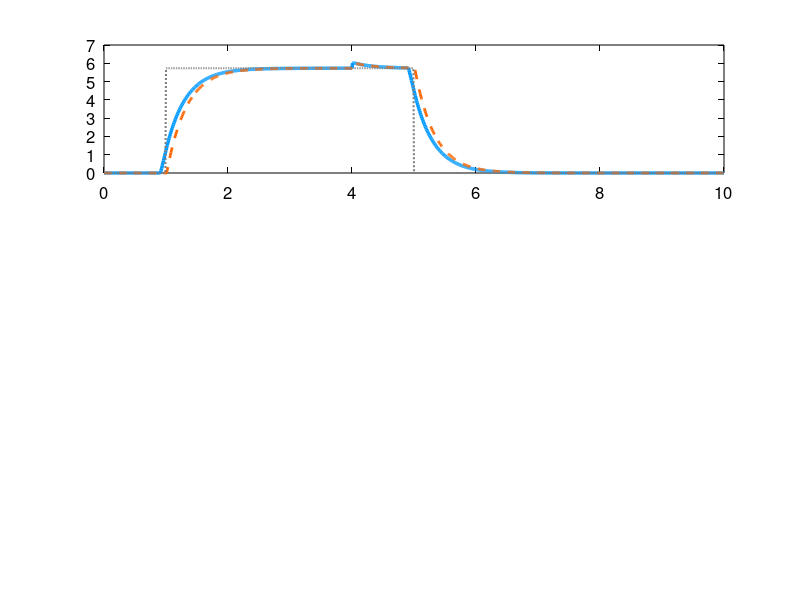

Here is the MATLAB script that generated this plot: (Note: this script raises an error after producing the figure.)
%% =========================================================================
%  DYNAMIC MPC — Online QP Solver for Quadcopter Attitude Control
%  NO TOOLBOXES REQUIRED — custom QP solver + manual DARE
%  Run: run('sim_mpc_dynamic.m')
%  =========================================================================
clear; clc; close all;
fprintf('=== Dynamic MPC with Online QP Solver ===\n');
fprintf('    (No Toolboxes Required)\n\n');

%% ---- Parameters ----
Ixx = 0.0142; Iyy = 0.0142; Izz = 0.0284;
damp_c = 0.5;
Ts = 0.01; T_end = 10;
t = 0:Ts:T_end; N_sim = length(t);
n = 6; m = 3;

A_c = [0 0 0 1 0 0; 0 0 0 0 1 0; 0 0 0 0 0 1;
       0 0 0 -damp_c/Ixx 0 0; 0 0 0 0 -damp_c/Iyy 0; 0 0 0 0 0 -damp_c/Izz];
B_c = [zeros(3,3); diag([1/Ixx, 1/Iyy, 1/Izz])];
Ad = eye(n) + A_c*Ts;  Bd = B_c*Ts;

fprintf('Plant: %d states, %d inputs, Ts=%.0f ms\n', n, m, Ts*1000);

%% ---- MPC Design ----
N_hz = 10;
Q = diag([150 150 120 15 15 12]);
R = diag([1 1 1]);

% Solve DARE manually (iterative Riccati)
P_dare = Q;
for iter = 1:500
    P_old = P_dare;
    Kt = (R + Bd'*P_dare*Bd)\(Bd'*P_dare*Ad);
    P_dare = Q + Ad'*P_dare*(Ad - Bd*Kt);
    if max(abs(P_dare(:) - P_old(:))) < 1e-10
        fprintf('DARE converged in %d iterations\n', iter);
        break;
    end
end

u_lo = -500; u_hi = 500;
fprintf('Horizon N=%d, constraints u in [%d, %d]\n\n', N_hz, u_lo, u_hi);

%% ---- Prediction Matrices ----
Phi = zeros(N_hz*n, n);
Gamma = zeros(N_hz*n, N_hz*m);
for i = 1:N_hz
    Phi((i-1)*n+1:i*n, :) = Ad^i;
    for j = 1:i
        Gamma((i-1)*n+1:i*n, (j-1)*m+1:j*m) = Ad^(i-j)*Bd;
    end
end
Q_bar = blkdiag(kron(eye(N_hz-1), Q), P_dare);
R_bar = kron(eye(N_hz), R);
H = Gamma'*Q_bar*Gamma + R_bar;
H = (H+H')/2;

nU = N_hz*m;
lb = ones(nU,1)*u_lo;
ub = ones(nU,1)*u_hi;

% Step size for projected gradient
alpha = 1 / max(sum(abs(H),2));

fprintf('QP: %d variables, H is %dx%d\n', nU, nU, nU);

%% ---- Reference ----
ref = zeros(n, N_sim);
ref(1, t>=1 & t<5) = 0.1;
ref(2, t>=2 & t<6) = 0.08;
ref(3, t>=3 & t<7) = 0.15;

%% ---- Simulation ----
fprintf('Running %d steps...\n', N_sim);
x = zeros(n,1);
log_x = zeros(n,N_sim);  log_u = zeros(m,N_sim);
log_m = zeros(4,N_sim);   log_t_qp = zeros(1,N_sim);

for k = 1:N_sim
    tic;

    % Stack reference over horizon
    X_ref = zeros(N_hz*n,1);
    for i = 1:N_hz
        idx = min(k+i, N_sim);
        X_ref((i-1)*n+1:i*n) = ref(:,idx);
    end

    % QP linear cost
    f_qp = Gamma'*Q_bar*(Phi*x - X_ref);

    % ---- Solve QP: Projected Nesterov Gradient ----
    U = H\(-f_qp);                     % Unconstrained solution
    U = max(lb, min(ub, U));            % Project

    U_prev = U;
    for it = 1:200
        V = U + (it-1)/(it+2)*(U - U_prev);   % Nesterov momentum
        U_prev = U;
        U = V - alpha*(H*V + f_qp);            % Gradient step
        U = max(lb, min(ub, U));                % Project
        if max(abs(U - U_prev)) < 1e-6, break; end
    end

    log_t_qp(k) = toc;

    % First control only (receding horizon)
    u_k = U(1:m);

    % Motor mixing
    m1 = 1500 - u_k(1) + u_k(2) - u_k(3);
    m2 = 1500 + u_k(1) + u_k(2) + u_k(3);
    m3 = 1500 - u_k(1) - u_k(2) + u_k(3);
    m4 = 1500 + u_k(1) - u_k(2) - u_k(3);

    log_x(:,k) = x; log_u(:,k) = u_k;
    log_m(:,k) = max(1000, min(2000, [m1;m2;m3;m4]));

    x = Ad*x + Bd*u_k;
    if k == round(4/Ts)
        x(4) = x(4)+0.5; x(5) = x(5)+0.3;
        fprintf('  Wind gust at t=4s\n');
    end
end
fprintf('Done! Avg QP: %.3f ms, Max: %.3f ms\n\n', mean(log_t_qp)*1000, max(log_t_qp)*1000);

%% ---- Also run Explicit MPC for comparison ----
K_exp = (R + Bd'*P_dare*Bd)\(Bd'*P_dare*Ad);
x2 = zeros(n,1); log_x2 = zeros(n,N_sim);
for k = 1:N_sim
    e = x2 - ref(:,k);
    u2 = max(u_lo, min(u_hi, -K_exp*e));
    log_x2(:,k) = x2;
    x2 = Ad*x2 + Bd*u2;
    if k==round(4/Ts), x2(4)=x2(4)+0.5; x2(5)=x2(5)+0.3; end
end

%% ---- PLOTS (vibrant, bold, visible) ----
set(0,'DefaultAxesFontSize',12,'DefaultLineLineWidth',2,...
      'DefaultTextColor','k','DefaultAxesXColor','k','DefaultAxesYColor','k');

% Colors
C_dyn  = [0.0 0.6 1.0];   % bright blue
C_exp  = [1.0 0.4 0.0];   % bright orange
C_ref  = [0.5 0.5 0.5];   % grey
C_m1 = [0.9 0.1 0.2]; C_m2 = [0.1 0.7 0.3]; C_m3 = [0.2 0.4 0.9]; C_m4 = [0.8 0.2 0.8];

% Fig 1: Attitude
figure('Name','Dynamic MPC Simulation','NumberTitle','off','Position',[50 50 1200 800],'Color','w');
ax_labels = {'Roll','Pitch','Yaw'};
for a = 1:3
    subplot(3,1,a);
    plot(t, rad2deg(log_x(a,:)), 'Color', C_dyn, 'LineWidth', 2.5); hold on;
    plot(t, rad2deg(log_x2(a,:)), 'Color', C_exp, 'LineWidth', 2, 'LineStyle','--');
    plot(t, rad2deg(ref(a,:)), 'Color', C_ref, 'LineWidth', 1.5, 'LineStyle',':');
    xline(4, 'k--', 'LineWidth', 1);
    ylabel([ax_labels{a} ' (deg)'], 'FontWeight','bold');
    set(gca, 'FontSize', 11); grid on; box on;
    if a==1
        title('Dynamic MPC (QP online) vs Explicit MPC (static gain)', 'FontSize', 14);
        legend('Dynamic MPC (QP)', 'Explicit MPC (static)', 'Reference', 'Location','best');
    end
    if a==3, xlabel('Time (s)', 'FontWeight','bold'); end
end
sgtitle('Quadcopter Dynamic MPC Simulation', 'FontSize', 16, 'FontWeight', 'bold');

% Fig 2: Motors
figure('Name','Motor PWM','NumberTitle','off','Position',[80 40 1200 500],'Color','w');
plot(t, log_m(1,:), 'Color', C_m1, 'LineWidth', 2); hold on;
plot(t, log_m(2,:), 'Color', C_m2, 'LineWidth', 2);
plot(t, log_m(3,:), 'Color', C_m3, 'LineWidth', 2);
plot(t, log_m(4,:), 'Color', C_m4, 'LineWidth', 2);
xline(4, 'k--', 'Wind', 'LineWidth', 1);
xlabel('Time (s)', 'FontWeight','bold'); ylabel('PWM (us)', 'FontWeight','bold');
title('Dynamic MPC - Motor PWM Outputs', 'FontSize', 14, 'FontWeight','bold');
legend('Motor 1 (FL)','Motor 2 (FR)','Motor 3 (RL)','Motor 4 (RR)','Location','best');
ylim([900 2100]); grid on; box on; set(gca,'FontSize',11);

% Fig 3: Control + Constraints
figure('Name','Control Inputs','NumberTitle','off','Position',[110 30 1200 600],'Color','w');
clr_u = {[0.9 0.1 0.2],[0.1 0.7 0.3],[0.2 0.4 0.9]};
ulbl = {'Roll torque','Pitch torque','Yaw torque'};
for a = 1:3
    subplot(3,1,a);
    plot(t, log_u(a,:), 'Color', clr_u{a}, 'LineWidth', 2); hold on;
    yline(u_hi, 'r--', 'u_{max}', 'LineWidth', 1.5);
    yline(u_lo, 'r--', 'u_{min}', 'LineWidth', 1.5);
    ylabel(ulbl{a}, 'FontWeight','bold'); grid on; box on;
    set(gca, 'FontSize', 11);
    if a==1, title('Control Inputs with Constraint Boundaries', 'FontSize', 14, 'FontWeight','bold'); end
    if a==3, xlabel('Time (s)', 'FontWeight','bold'); end
end

% Fig 4: QP timing
figure('Name','QP Timing','NumberTitle','off','Position',[140 20 1200 400],'Color','w');
subplot(1,2,1);
plot(t, log_t_qp*1000, '.', 'Color', C_dyn, 'MarkerSize', 5);
yline(Ts*1000, 'r--', sprintf('Limit %.0fms', Ts*1000), 'LineWidth', 2);
xlabel('Time (s)'); ylabel('Solve time (ms)');
title('QP Solve Time per Step', 'FontWeight','bold'); grid on;
subplot(1,2,2);
histogram(log_t_qp*1000, 50, 'FaceColor', C_dyn, 'EdgeColor','w');
xline(Ts*1000, 'r--', 'Limit', 'LineWidth', 2);
xlabel('Solve time (ms)'); ylabel('Count');
title('QP Solve Time Distribution', 'FontWeight','bold'); grid on;
sgtitle('QP Solver Performance', 'FontSize', 14, 'FontWeight','bold');

fprintf('\n=== WHY EXPLICIT MPC ON STM32 ===\n');
fprintf('QP takes ~%.1f ms on PC.\n', mean(log_t_qp)*1000);
fprintf('On STM32 (84MHz) it would take ~50-200ms = too slow.\n');
fprintf('Explicit MPC = one matrix multiply = ~0.01ms.\n');
